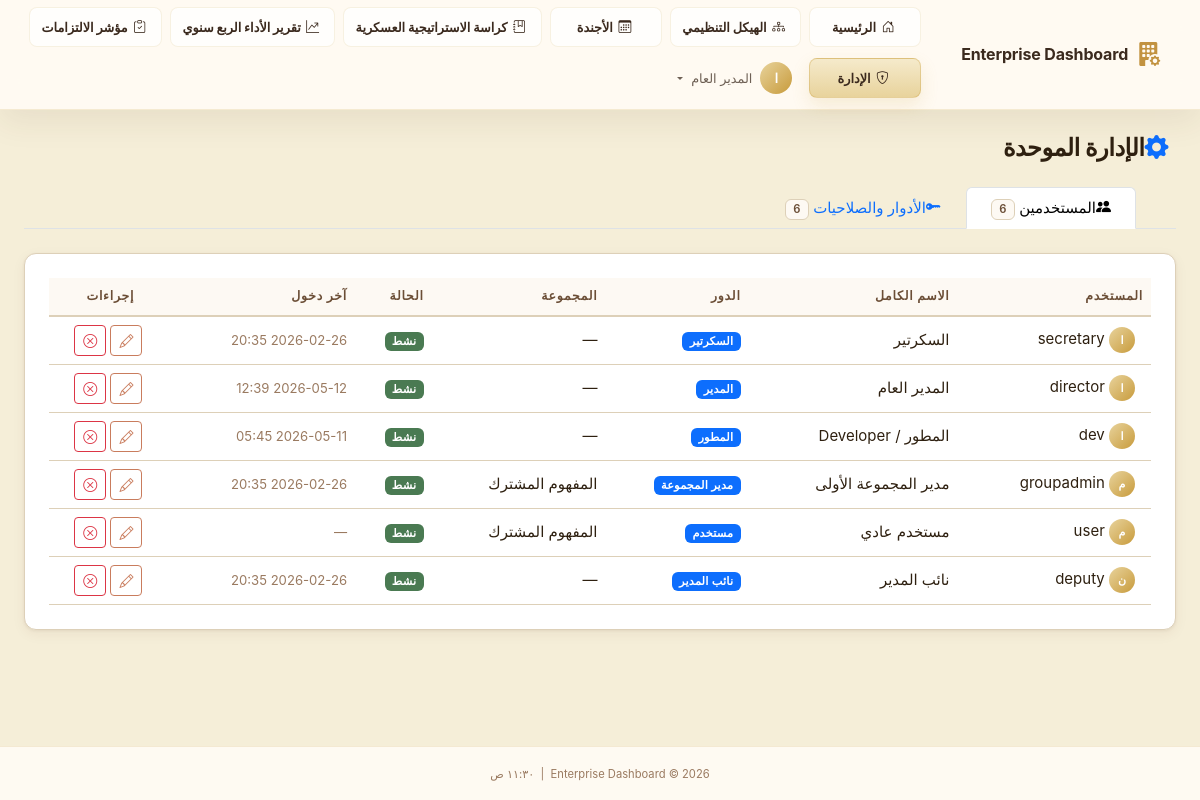
/admin/users (signed in), run on an earlier commit of the app's database.
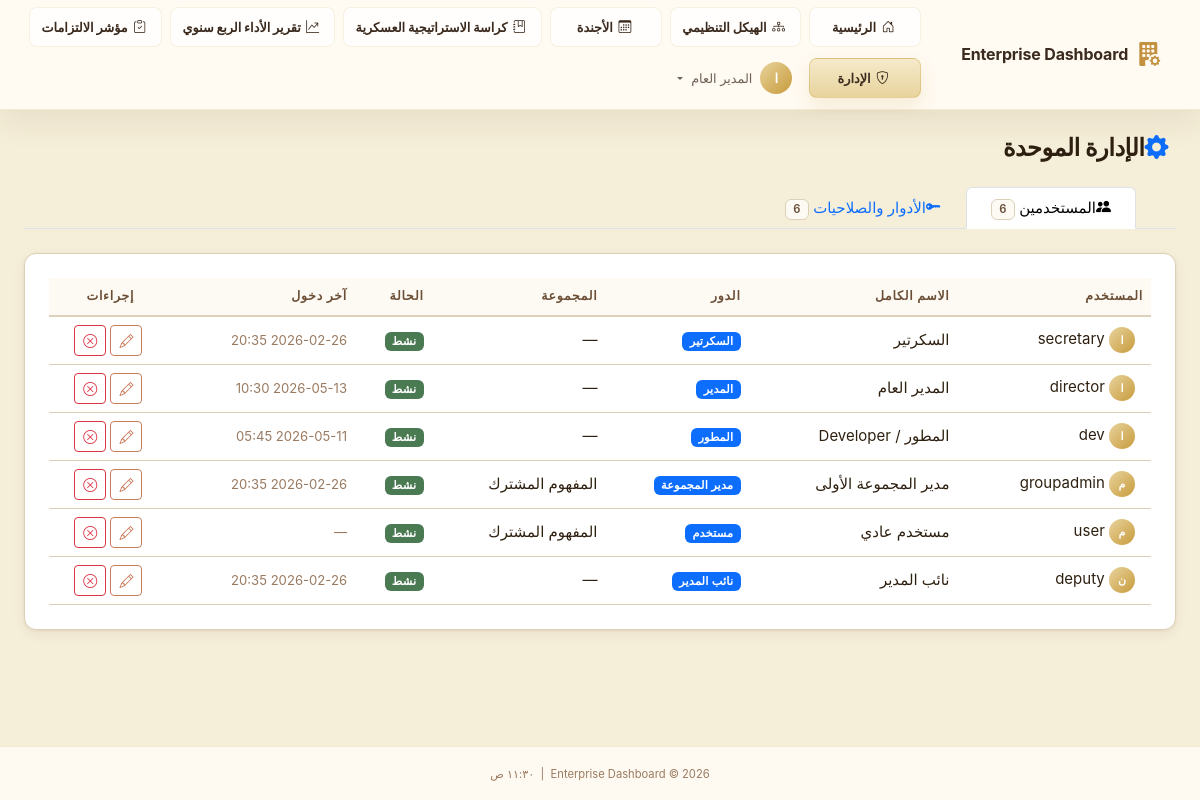
And on a later commit of the database.
### app/models/user.py (models this page shows, shortened)
class User(UserMixin, db.Model):
    __tablename__ = 'users'
    id              = db.Column(db.String(36), primary_key=True, default=lambda: str(uuid.uuid4()))
    ldap_dn         = db.Column(db.String(255), unique=True, nullable=True)
    username        = db.Column(db.String(80),  unique=True, nullable=False, index=True)
    email           = db.Column(db.String(120), nullable=False)
    full_name       = db.Column(db.String(120), nullable=False)
    password_hash   = db.Column(db.String(255), nullable=True)  # Only for sim mode
    is_ldap_user    = db.Column(db.Boolean, default=True)
    is_active       = db.Column(db.Boolean, default=True)
    role_id         = db.Column(db.Integer, db.ForeignKey('roles.id'), nullable=True)
    department_id   = db.Column(db.Integer, db.ForeignKey('departments.id'), nullable=True)
    failed_logins     = db.Column(db.Integer, default=0)
    locked_until      = db.Column(db.DateTime, nullable=True)
    created_at  = db.Column(db.DateTime, default=datetime.utcnow)
    updated_at  = db.Column(db.DateTime, default=datetime.utcnow, onupdate=datetime.utcnow)
    last_login  = db.Column(db.DateTime, nullable=True)
    role       = db.relationship('Role', back_populates='users')
    department = db.relationship('Department', back_populates='users')
    audit_logs = db.relationship('AuditLog', back_populates='user', lazy='dynamic',
                                 foreign_keys='AuditLog.user_id')
    @property
    def is_authenticated(self) -> bool:
        return True
    def has_permission(self, required_level: int) -> bool:
        if not self.role:
            return False
        return self.role.permission_level >= required_level
    @property
    def permission_level(self) -> int:
        return self.role.permission_level if self.role else 0
    def can_admin(self) -> bool:
        return self.permission_level >= 80  # Deputy and above
    @classmethod
    def get_by_id(cls, user_id: str) -> Optional['User']:
        return cls.query.get(user_id)

### app/models/role.py (models this page shows, shortened)
class Role(db.Model):
    __tablename__ = 'roles'
    id               = db.Column(db.Integer, primary_key=True)
    code             = db.Column(db.String(30), unique=True, nullable=False)
    name             = db.Column(db.String(80), nullable=False)
    name_ar          = db.Column(db.String(80), nullable=False, default='')
    permission_level = db.Column(db.Integer, nullable=False)
    description      = db.Column(db.Text, default='')
    is_system        = db.Column(db.Boolean, default=False)  # Cannot be deleted
    users = db.relationship('User', back_populates='role', lazy='dynamic')

### app/admin/routes.py (the view)
@admin_bp.route('/users')
@login_required
@require_permission(PERMISSIONS['DEPUTY'])
def users():
    all_users = User.query.order_by(User.full_name).all()
    all_roles = Role.query.order_by(Role.permission_level.desc()).all()
    all_depts = Department.query.order_by(Department.order_index).all()
    return render_template('admin/users.html',
                           all_users=all_users,
                           all_roles=all_roles,
                           all_depts=all_depts,
                           page_title='إدارة المستخدمين')

### app/__init__.py (called while the page is built)
def _register_extensions(app: Flask) -> None:
    db.init_app(app)
    login_manager.init_app(app)
    csrf.init_app(app)
    login_manager.login_view          = 'auth.login'
    login_manager.login_message       = 'Please sign in to access this page.'
    login_manager.login_message_category = 'warning'
    login_manager.session_protection  = 'strong'
    @login_manager.user_loader
    def load_user(user_id: str):
        from app.models.user import User
        return User.get_by_id(user_id)

def _register_context_processors(app: Flask) -> None:
    from datetime import datetime
    from app.models.role import PERMISSIONS
    @app.context_processor
    def inject_globals():
        return {
            'PERMISSIONS': PERMISSIONS,
            'now':         datetime.utcnow,
            'app_name':    app.config.get('APP_NAME', 'Enterprise Dashboard'),
        }

### app/templates/admin/users.html (shortened to what the changed rows need)
{% extends "base.html" %}
{% block content %}
<div class="container-fluid px-4 py-4">
    <div class="d-flex align-items-center justify-content-between mb-4">
        <h1 class="page-title mb-0"><i class="bi bi-gear-fill text-primary me-2"></i>الإدارة الموحدة</h1>
    </div>
    <div class="tab-content" id="adminTabsContent">
        <div class="tab-pane fade show active" id="users" role="tabpanel" aria-labelledby="users-tab">
            <div class="section-card glass-card">
                <div class="table-responsive">
                    <table class="table table-dark table-hover align-middle mb-0" id="usersTable">
                        <thead>
                            <tr>
                                <th>المستخدم</th>
                                <th>الاسم الكامل</th>
                                <th>الدور</th>
                                <th>المجموعة</th>
                                <th>الحالة</th>
                                <th>آخر دخول</th>
                                <th class="text-center">إجراءات</th>
                            </tr>
                        </thead>
                        <tbody>
                            {% for user in all_users %}
                            <tr>
                                <td>
                                    <span class="avatar-circle avatar-sm me-2">{{ user.full_name[0]|upper }}</span>
                                    {{ user.username }}
                                </td>
                                <td>{{ user.full_name }}</td>
                                <td>
                                    {% if user.role %}
                                    <span class="badge" style="background: var(--bs-primary)">
                                        {{ user.role.name_ar }}
                                    </span>
                                    {% else %}<span class="text-muted">—</span>{% endif %}
                                </td>
                                <td>{{ user.department.name if user.department else '—' }}</td>
                                <td>
                                    {% if user.is_active %}
                                    <span class="badge bg-success">نشط</span>
                                    {% else %}
                                    <span class="badge bg-danger">معطل</span>
                                    {% endif %}
                                </td>
                                <td>
                                    <small class="text-muted">
                                        {{ user.last_login.strftime('%Y-%m-%d %H:%M') if user.last_login else '—' }}
                                    </small>
                                </td>
                                <td class="text-center">
                                    <button class="btn btn-sm btn-outline-primary me-1" data-bs-toggle="modal"
                                        data-bs-target="#editUserModal" data-user-id="{{ user.id }}"
                                        data-user-name="{{ user.full_name }}" data-role-id="{{ user.role_id or '' }}"
                                        data-dept-id="{{ user.department_id or '' }}"
                                        data-is-active="{{ 'true' if user.is_active else 'false' }}">
                                        <i class="bi bi-pencil"></i>
                                    </button>
                                    <form action="{{ url_for('admin.toggle_user_active', user_id=user.id) }}" method="POST"
                                        class="d-inline">
                                        <button type="submit"
                                            class="btn btn-sm {{ 'btn-outline-success' if not user.is_active else 'btn-outline-danger' }}"
                                            title="{{ 'تفعيل' if not user.is_active else 'تعطيل' }}"
                                            onclick="return confirm('هل تريد تغيير حالة هذا المستخدم؟')">
                                            <i class="bi bi-{{ 'check-circle' if not user.is_active else 'x-circle' }}"></i>
                                        </button>
                                    </form>
                                </td>
                            </tr>
                            {% else %}
                            <tr>
                                <td colspan="7" class="text-center text-muted py-4">لا يوجد مستخدمون</td>
                            </tr>
                            {% endfor %}
                        </tbody>
                    </table>
                </div>
            </div>
        </div>
    </div>
</div>
{% endblock %}

### app/templates/base.html (shortened to what this page needs)
<!DOCTYPE html>
<html lang="ar" dir="rtl">
<head>
  <link rel="stylesheet" href="{{ url_for('static', filename='css/bootstrap.min.css') }}">
  <link rel="stylesheet" href="{{ url_for('static', filename='css/bootstrap-icons.css') }}">
  <link rel="stylesheet" href="{{ url_for('static', filename='css/custom.css') }}">
</head>
<body class="{% block body_class %}app-body{% endblock %}">
  {% block body %}
  <nav class="navbar navbar-dark navbar-expand-lg app-navbar" id="mainNav">
    <div class="container-fluid px-4">
      <a class="navbar-brand d-flex align-items-center gap-2" href="{{ url_for('dashboard.index') }}">
        <i class="bi bi-building-fill-gear fs-4 text-primary-glow"></i>
        <span class="fw-bold">{{ app_name }}</span>
      </a>
      <div class="collapse navbar-collapse" id="navbarMain">
        <ul class="navbar-nav ms-auto align-items-center gap-2 main-nav-menu">
          <li class="nav-item">
            <a class="nav-link primary-nav-link {% if request.endpoint == 'dashboard.index' %}active{% endif %}"
              href="{{ url_for('dashboard.index') }}">
              <i class="bi bi-house-door me-1"></i>الرئيسية
            </a>
          </li>
          <li class="nav-item">
            <a class="nav-link primary-nav-link {% if request.endpoint == 'dashboard.org_structure' %}active{% endif %}"
              href="{{ url_for('dashboard.org_structure') }}">
              <i class="bi bi-diagram-3 me-1"></i>الهيكل التنظيمي
            </a>
          </li>
          <li class="nav-item">
            <a class="nav-link primary-nav-link {% if request.endpoint == 'dashboard.agenda' %}active{% endif %}"
              href="{{ url_for('dashboard.agenda') }}">
              <i class="bi bi-calendar3 me-1"></i>الأجندة
            </a>
          </li>
          <li class="nav-item">
            <a class="nav-link primary-nav-link {% if request.endpoint == 'dashboard.strategy_booklet' %}active{% endif %}"
              href="{{ url_for('dashboard.strategy_booklet') }}">
              <i class="bi bi-journal-bookmark me-1"></i>كراسة الاستراتيجية العسكرية
            </a>
          </li>
          <li class="nav-item">
            <a class="nav-link primary-nav-link {% if request.endpoint == 'dashboard.quarterly_performance' %}active{% endif %}"
              href="{{ url_for('dashboard.quarterly_performance') }}">
              <i class="bi bi-graph-up-arrow me-1"></i>تقرير الأداء الربع سنوي
            </a>
          </li>
          <li class="nav-item">
            <a class="nav-link primary-nav-link {% if request.endpoint == 'dashboard.commitments' %}active{% endif %}"
              href="{{ url_for('dashboard.commitments') }}">
              <i class="bi bi-clipboard-check me-1"></i>مؤشر الالتزامات
            </a>
          </li>
          {% if current_user.is_authenticated %}
          {% if current_user.can_admin() %}
          <li class="nav-item">
            <a class="nav-link primary-nav-link {% if request.endpoint and request.endpoint.startswith('admin') %}active{% endif %}"
              href="{{ url_for('admin.users') }}">
              <i class="bi bi-shield-lock me-1"></i>الإدارة
            </a>
          </li>
          {% endif %}
          <li class="nav-item dropdown">
            <a class="nav-link dropdown-toggle d-flex align-items-center gap-2" href="#" role="button"
              data-bs-toggle="dropdown">
              <span class="avatar-circle">{{ current_user.full_name[0]|upper }}</span>
              <span class="d-none d-md-inline">{{ current_user.full_name }}</span>
            </a>
          </li>
          {% endif %}
        </ul>
      </div>
    </div>
  </nav>
  <main class="main-content">
    {% block content %}{% endblock %}
  </main>
  <footer class="app-footer mt-auto py-3 text-center">
    <small class="text-muted">
      {{ app_name }} &copy; {{ now().year }}
      &nbsp;|&nbsp;
      <span id="currentTime"></span>
    </small>
  </footer>
  {% endblock %}
</body>
</html>

What changed in the data, as far as the page shows it:
changed User "director": last_login "2026-05-12 12:39" → "2026-05-13 10:30"
